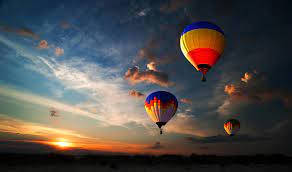
//> input picture HuffmanTestDaniel (copy)/ImgPrueba3.jpeg, 292 x 172 px
$ ./main   (built with g++ and OpenCV 4)
//> lines starting //> are read from the running program, lines starting //| are printed output that depends on the picture
### HuffmanTestDaniel (copy)/string2imgTraductor.h
//
// Created by dlurena24 on 24/11/21.
//

#ifndef HUFFMANTEST_STRING2IMGTRADUCTOR_H
#define HUFFMANTEST_STRING2IMGTRADUCTOR_H

#include <string>


class string2imgTraductor {
public:
    void traslateBack(char inStr);
    int getB();
    int getG();
    int getR();
};


#endif //HUFFMANTEST_STRING2IMGTRADUCTOR_H

### HuffmanTestDaniel (copy)/img2stringTraductor.h
//
// Created by dlurena24 on 21/11/21.
//

#ifndef HUFFMANTEST_IMG2STRINGTRADUCTOR_H
#define HUFFMANTEST_IMG2STRINGTRADUCTOR_H

#include <string>

class img2stringTraductor {
public:
    std::string Traslate(int b, int g, int r);
};


#endif //HUFFMANTEST_IMG2STRINGTRADUCTOR_H

### HuffmanTestDaniel (copy)/HuffEncoder.h
//
// Created by dlurena24 on 21/11/21.
//

#pragma once

#include <string>
#include <queue>
#include <unordered_map>

class HuffEncoder {
    public:
//    std::string g = "1";
    struct Node {
        char ch;
        int freq;
        Node *left, *right;
    };
    Node* getNode(char ch, int freq, Node* left, Node* right){
    Node* node = new Node();

    node->ch = ch;
    node->freq = freq;
    node->left = left;
    node->right = right;

    return node;
    }
    Node* root;
    Node* getRoot(){
        return root;
    };


    struct comp{
        bool operator()(Node* l, Node* r)
        {
            // highest priority item has lowest frequency
            return l->freq > r->freq;
        }
    };

    void encode (Node* root, std::string str, std::unordered_map<char, std::string> &huffmanCode);
    void decode(Node* root, int &index, std::string str);
    std::string getG();
    std::string buildHuffmanTree(std::string text);

};

### HuffmanTestDaniel (copy)/string2imgTraductor.cpp
//
// Created by dlurena24 on 24/11/21.
//

#include "string2imgTraductor.h"
#include <iostream>

using namespace std;

int colorsBGR[3];

void string2imgTraductor::traslateBack(char inStr){

    if(inStr == 'A'){
        colorsBGR[0] = 0;
        colorsBGR[1] = 0;
        colorsBGR[2] = 0;
    }
    if(inStr == 'B'){
        colorsBGR[0] = 0;
        colorsBGR[1] = 0;
        colorsBGR[2] = 64;
    }
    if(inStr == 'C'){
        colorsBGR[0] = 0;
        colorsBGR[1] = 0;
        colorsBGR[2] = 255;
    }
    if(inStr == 'D'){
        colorsBGR[0] = 0;
        colorsBGR[1] = 64;
        colorsBGR[2] = 0;
    }
    if(inStr == 'E'){
        colorsBGR[0] = 0;
        colorsBGR[1] = 64;
        colorsBGR[2] = 64;
    }
    if(inStr == 'F'){
        colorsBGR[0] = 0;
        colorsBGR[1] = 64;
        colorsBGR[2] = 255;
    }
    if(inStr == 'G'){
        colorsBGR[0] = 0;
        colorsBGR[1] = 255;
        colorsBGR[2] = 0;
    }
    if(inStr == 'H'){
        colorsBGR[0] = 0;
        colorsBGR[1] = 255;
        colorsBGR[2] = 64;
    }
    if(inStr == 'I'){
        colorsBGR[0] = 0;
        colorsBGR[1] = 255;
        colorsBGR[2] = 255;
    }
    if(inStr == 'J'){
        colorsBGR[0] = 64;
        colorsBGR[1] = 0;
        colorsBGR[2] = 0;
    }
    if(inStr == 'K'){
        colorsBGR[0] = 64;
        colorsBGR[1] = 0;
        colorsBGR[2] = 64;
    }
    if(inStr == 'L'){
        colorsBGR[0] = 64;
        colorsBGR[1] = 0;
        colorsBGR[2] = 255;
    }
    if(inStr == 'M'){
        colorsBGR[0] = 64;
        colorsBGR[1] = 64;
        colorsBGR[2] = 0;
    }
    if(inStr == 'N'){
        colorsBGR[0] = 64;
        colorsBGR[1] = 64;
        colorsBGR[2] = 64;
    }
    if(inStr == '.'){
        colorsBGR[0] = 64;
        colorsBGR[1] = 64;
        colorsBGR[2] = 255;
    }
    if(inStr == 'O'){
        colorsBGR[0] = 64;
        colorsBGR[1] = 255;
        colorsBGR[2] = 0;
    }
    if(inStr == 'P'){
        colorsBGR[0] = 64;
        colorsBGR[1] = 255;
        colorsBGR[2] = 64;
    }
    if(inStr == 'Q'){
        colorsBGR[0] = 64;
        colorsBGR[1] = 255;
        colorsBGR[2] = 255;
    }
    if(inStr == 'R'){
        colorsBGR[0] = 255;
        colorsBGR[1] = 0;
        colorsBGR[2] = 0;
    }
    if(inStr == 'S'){
        colorsBGR[0] = 255;
        colorsBGR[1] = 0;
        colorsBGR[2] = 64;
    }
    if(inStr == 'T'){
        colorsBGR[0] = 255;
        colorsBGR[1] = 0;
        colorsBGR[2] = 255;
    }
    if(inStr == 'U'){
        colorsBGR[0] = 255;
        colorsBGR[1] = 64;
        colorsBGR[2] = 0;
    }
    if(inStr == 'V'){
        colorsBGR[0] = 255;
        colorsBGR[1] = 64;
        colorsBGR[2] = 64;
    }
    if(inStr == 'W'){
        colorsBGR[0] = 255;
        colorsBGR[1] = 64;
        colorsBGR[2] = 255;
    }
    if(inStr == 'X'){
        colorsBGR[0] = 255;
        colorsBGR[1] = 255;
        colorsBGR[2] = 0;
    }
    if(inStr == 'Y'){
        colorsBGR[0] = 255;
        colorsBGR[1] = 255;
        colorsBGR[2] = 64;
    }
    if(inStr == 'Z'){
        colorsBGR[0] = 255;
        colorsBGR[1] = 255;
        colorsBGR[2] = 255;
    }
}

int string2imgTraductor::getB(){
    return colorsBGR[0];
}

int string2imgTraductor::getG(){
    return colorsBGR[1];
}
int string2imgTraductor::getR(){
    return colorsBGR[2];
}

### HuffmanTestDaniel (copy)/img2stringTraductor.cpp
//
// Created by dlurena24 on 21/11/21.
//

#include "img2stringTraductor.h"


using namespace std;

string img2stringTraductor::Traslate(int b, int g, int r){
    string colorString;
    if (b == 0){
        if(g == 0){
            if(r == 0){
                colorString = "A";
                return colorString;
            }
            if(r == 64){
                colorString = "B";
                return colorString;
            }
            if(r == 255){
                colorString = "C";
                return colorString;
            }
        }
        if(g == 64){
            if(r == 0){
                colorString = "D";
                return colorString;
            }
            if(r == 64){
                colorString = "E";
                return colorString;
            }
            if(r == 255){
                colorString = "F";
                return colorString;
            }
        }
        if(g == 255){
            if(r == 0){
                colorString = "G";
                return colorString;
            }
            if(r == 64){
                colorString = "H";
                return colorString;
            }
            if(r == 255){
                colorString = "I";
                return colorString;
            }
        }
    }
    if (b == 64){
        if(g == 0){
            if(r == 0){
                colorString = "J";
                return colorString;
            }
            if(r == 64){
                colorString = "K";
                return colorString;
            }
            if(r == 255){
                colorString = "L";
                return colorString;
            }
        }
        if(g == 64){
            if(r == 0){
                colorString = "M";
                return colorString;
            }
            if(r == 64){
                colorString = "N";
                return colorString;
            }
            if(r == 255){
                colorString = ".";
                return colorString;
            }
        }
        if(g == 255){
            if(r == 0){
                colorString = "O";
                return colorString;
            }
            if(r == 64){
                colorString = "P";
                return colorString;
            }
            if(r == 255){
                colorString = "Q";
                return colorString;
            }
        }
    }
    if (b == 255){
        if(g == 0){
            if(r == 0){
                colorString = "R";
                return colorString;
            }
            if(r == 64){
                colorString = "S";
                return colorString;
            }
            if(r == 255){
                colorString = "T";
                return colorString;
            }
        }
        if(g == 64){
            if(r == 0){
                colorString = "U";
                return colorString;
            }
            if(r == 64){
                colorString = "V";
                return colorString;
            }
            if(r == 255){
                colorString = "W";
                return colorString;
            }
        }
        if(g == 255){
            if(r == 0){
                colorString = "X";
                return colorString;
            }
            if(r == 64){
                colorString = "Y";
                return colorString;
            }
            if(r == 255){
                colorString = "Z";
                return colorString;
            }
        }
    }
}

### HuffmanTestDaniel (copy)/HuffEncoder.cpp
//
// Created by dlurena24 on 21/11/21.
//

#include "HuffEncoder.h"
#include <iostream>
#include <bits/stdc++.h>
using namespace std;

void HuffEncoder::encode(Node* root, string str, unordered_map<char, string> &huffmanCode)
{
    if (root == nullptr)
        return;

    // found a leaf node
    if (!root->left && !root->right) {
        huffmanCode[root->ch] = str;
    }

    encode(root->left, str + "0", huffmanCode);
    encode(root->right, str + "1", huffmanCode);
}
string g;
//------------------------------------------------------------------------------------------------------------------------
void  HuffEncoder::decode(Node* root, int &index, string str){

////    cout << "bruh\n";
    if (root == nullptr) {
         return;
    }

    // found a leaf node
    if (!root->left && !root->right)
    {
        char f = root->ch;
        g.push_back(f);
//        cout << g << "\n";
        return;
    }

    index++;

    if (str[index] =='0')
        decode(root->left, index, str);
    else
        decode(root->right, index, str);
}

string HuffEncoder::getG(){
    return g;
}
//---------------------------------------------------------------------------------------------------------------
string HuffEncoder::buildHuffmanTree(string text)
{
    // count frequency of appearance of each character
    // and store it in a map
    unordered_map<char, int> freq;
    for (char ch: text) {
        freq[ch]++;
    }

    // Create a priority queue to store live nodes of
    // Huffman tree;
    priority_queue<Node*, vector<Node*>, comp> pq;

    // Create a leaf node for each character and add it
    // to the priority queue.
    for (auto pair: freq) {
        pq.push(getNode(pair.first, pair.second, nullptr, nullptr));
    }

    // do till there is more than one node in the queue
    while (pq.size() != 1)
    {
        // Remove the two nodes of highest priority
        // (lowest frequency) from the queue
        Node *left = pq.top();
        pq.pop();
        Node *right = pq.top();
        pq.pop();

        // Create a new internal node with these two nodes
        // as children and with frequency equal to the sum
        // of the two nodes' frequencies. Add the new node
        // to the priority queue.
        int sum = left->freq + right->freq;
        pq.push(getNode('\0', sum, left, right));
    }


    // root stores pointer to root of Huffman Tree
//    map<int, priority_queue<Node*, vector<Node*>, comp>> m;
//    m.insert(make_pair(1, pq));
//    priority_queue<Node*, vector<Node*>, comp> ffs = m[1];


    root = pq.top();

    // traverse the Huffman Tree and store Huffman Codes
    // in a map. Also prints them
    unordered_map<char, string> huffmanCode;
    encode(root, "", huffmanCode);


//    cout << "Huffman Codes are :\n" << '\n';
//    for (auto pair: huffmanCode) {
//        cout << pair.first << " " << pair.second << '\n';
//    }
//    cout << "\nOriginal string was :\n" << text << '\n';

    // print encoded string
    string binCode;
    for (char ch: text) {
        binCode += huffmanCode[ch];
    }

//    cout << "\nEncoded string is :\n" << binCode << '\n';

//----------------------------------------------------------------------------------------------------------------------
    // traverse the Huffman Tree again and this time
    // decode the encoded string
//    int index = -1;
//    cout << "\nDecoded string is: \n";
//    while (index < (int)binCode.size() - 2) {
//        decode(getRoot(), index, binCode);
//    }
    return binCode;
}

### HuffmanTestDaniel (copy)/main.cpp
#include <iostream>
#include <string>
#include <queue>
#include <unordered_map>
#include "HuffEncoder.h"
#include <opencv2/opencv.hpp>
#include "opencv2/core/core.hpp"
#include "opencv2/highgui/highgui.hpp"
#include "opencv2/imgproc/imgproc.hpp"
#include "img2stringTraductor.h"
#include "string2imgTraductor.h"


using namespace std;
using namespace cv;

inline uchar reduceBGR(const uchar val)
{
    if (val < 64) return 0;
    if (val < 128) return 64;
    return 255;
}

void processColors(Mat& img)
{
    uchar* pixelPtr = img.data;
    for (int i = 0; i < img.rows; i++)
    {
        for (int j = 0; j < img.cols; j++)
        {
            const int pi = i*img.cols*3 + j*3;
            pixelPtr[pi + 0] = reduceBGR(pixelPtr[pi + 0]); // B
            pixelPtr[pi + 1] = reduceBGR(pixelPtr[pi + 1]); // G
            pixelPtr[pi + 2] = reduceBGR(pixelPtr[pi + 2]); // R
        }
    }
}

void toDecode(HuffEncoder inhuff, string inbinEncoded) {
//    string fromBin;
    int index = -1;
    while (index < (int) inbinEncoded.size() - 1) {
        inhuff.decode(inhuff.getRoot(), index, inbinEncoded);
    }
}

void division(string num, int pdd, int img)
{
    fstream myFile;
    string lista[3];
    array<string, 3> discos;
    int i = 0;
    int largo = num.length();
    largo = largo/3;
    if(pdd==0)
    {
        discos = {"1", "2", "3"};
    }
    if(pdd==1)
    {
        discos = {"0", "2", "3"};
    }
    if(pdd==2)
    {
        discos = {"0", "1", "3"};
    }
    if(pdd==3)
    {
        discos = {"0", "1", "2"};
    }
    while(!num.empty())
    {
        while(i!=3)
        {
            lista[i] = num.substr(0, largo);
            num = num.substr(largo, num.length());
            i++;
        }
    }
    for(int s = 0; s<3; s++)
    {
        myFile.open("../RAID/Disk"+discos[s]+"/Imagen"+ to_string(img)+".txt", ios::out);
        if(myFile.is_open()){
            myFile<<lista[s];
            myFile.close();
        }
    }
}

void paridad(int pdd, int img)
{
    int j = 0;
    int k = 0;
    fstream myFile;
    string paridad;
    array<string, 3> discos;
    int larg;
    string A0, A1, A2;
    if(pdd==0)
    {
        discos = {"1", "2", "3"};
    }
    if(pdd==1)
    {
        discos = {"0", "2", "3"};
    }
    if(pdd==2)
    {
        discos = {"0", "1", "3"};
    }
    if(pdd==3)
    {
        discos = {"0", "1", "2"};
    }
    while(k!=3)
    {
        myFile.open("../RAID/Disk"+discos[k]+"/Imagen"+ to_string(img)+".txt", ios::in);
        if(k == 0)
        {
            getline(myFile, A0);
            larg = A0.length();
        }
        if(k == 1)
        {
            getline(myFile, A1);
        }
        if(k == 2)
        {
            getline(myFile, A2);
        }
        k++;
        myFile.close();
    }
    while(j!=larg)
    {
        if(A0[j] == '0' && A1[j] == '0' && A2[j] == '0')
        {
            paridad.append("0");
            j++;
            continue;
        }
        if(A0[j] == '0' && A1[j] == '1' && A2[j] == '0')
        {
            paridad.append("1");
            j++;
            continue;
        }
        if(A0[j] == '0' && A1[j] == '0' && A2[j] == '1')
        {
            paridad.append("1");
            j++;
            continue;
        }
        if(A0[j] == '0' && A1[j] == '1' && A2[j] == '1')
        {
            paridad.append("0");
            j++;
            continue;
        }
        if(A0[j] == '1' && A1[j] == '0' && A2[j] == '0')
        {
            paridad.append("1");
            j++;
            continue;
        }
        if(A0[j] == '1' && A1[j] == '0' && A2[j] == '1')
        {
            paridad.append("0");
            j++;
            continue;
        }
        if(A0[j] == '1' && A1[j] == '1' && A2[j] == '0')
        {
            paridad.append("0");
            j++;
            continue;
        }
        if(A0[j] == '1' && A1[j] == '1' && A2[j] == '1')
        {
            paridad.append("1");
            j++;
            continue;
        }
        else
        {
            paridad.append("a");
            j++;
            continue;
        }
    }
    myFile.open("../RAID/Disk"+ to_string(pdd)+"/Paridad"+ to_string(img)+".txt", ios::out);
    if(myFile.is_open()){
        myFile<<paridad;
        myFile.close();
    }
}

string filesImg(int pdd, int img)
{
    fstream myFile;
    int k = 0;
    array<string, 3> discos;
    string file, bina;
    if(pdd==0)
    {
        discos = {"1", "2", "3"};
    }
    if(pdd==1)
    {
        discos = {"0", "2", "3"};
    }
    if(pdd==2)
    {
        discos = {"0", "1", "3"};
    }
    if(pdd==3)
    {
        discos = {"0", "1", "2"};
    }
    while(k!=3) {
        myFile.open("../RAID/Disk" + discos[k] + "/Imagen" + to_string(img) + ".txt", ios::in);
        getline(myFile, file);
        bina += file;
        myFile.close();
        k++;
    }
    return bina;
}

int main() {
    Mat img;
    string imgStr, incomStr;
    img2stringTraductor trad;
    img = imread("../ImgPrueba3.jpeg", IMREAD_COLOR);
//> img is the input picture: 172 rows x 292 cols, CV_8UC3; mean B, G, R 75.6, 76.7, 79.6

    // Procesar imagen
    processColors(img);
//> after the loop in processColors, `for (int i = 0; i < img.rows; i++)`:
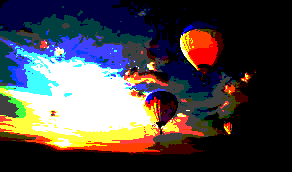
//> img: 172 rows x 292 cols, CV_8UC3; mean B, G, R 72.2, 70.4, 74.6

    imshow("Image", img);
    waitKey(0);

    int irows = img.rows;
//> irows = 172
    int icols = img.cols;
//> icols = 292

    for (int i = 0; i < irows; i++) {
        for (int j = 0; j < icols; j++) {
            Vec3b pixColor = img.at<Vec3b>(i, j);
            int blue = pixColor.val[0];
            int green = pixColor.val[1];
            int red = pixColor.val[2];

            incomStr = trad.Traslate(blue, green, red);
            imgStr += incomStr;
        }
    }

    cout << imgStr << endl;
//> (printed output is left out)

//    ------------------------------------------
    HuffEncoder huff;

/// A RAIDS
/// Jose, binEncoded es el binario que va hacia las RAIDS
    string binEncoded = huff.buildHuffmanTree(imgStr);
//> the loop in buildHuffmanTree, `for (char ch: text)` made 50224 passes
//> ch on passes 1 to 3: 'A', 'A', 'A'
//> after the loop in buildHuffmanTree, `for (char ch: text)`: freq = 23 items
//> the loop in buildHuffmanTree, `for (auto pair: freq)` made 23 passes
//> (pair, node->ch in getNode, node->freq in getNode) on passes 1 to 12: ((84, 2), 'T', 2), ((83, 4), 'S', 4), ((76, 10), 'L', 10), ((80, 218), 'P', 218), ((68, 74), 'D', 74), ((89, 1220), 'Y', 1220), ((67, 595), 'C', 595), ((90, 6755), 'Z', 6755), ((87, 24), 'W', 24), ((73, 286), 'I', 286), ((65, 19891), 'A', 19891), ((78, 3042), 'N', 3042)
//> the loop in buildHuffmanTree, `while (pq.size() != 1)` made 22 passes
//> (sum, node->freq in getNode) on passes 1 to 12: (6, 6), (16, 16), (40, 40), (94, 94), (168, 168), (321, 321), (504, 504), (627, 627), (1099, 1099), (1475, 1475), (2055, 2055), (2541, 2541)
//> the loop in buildHuffmanTree, `for (char ch: text)` made 50224 passes

    while(binEncoded.length()%3!=0)
    {
        binEncoded = binEncoded + 'a';
    }
//> this loop made 0 passes
    int pdd = 3;
    int numI = 1;
    division(binEncoded, pdd, numI);
//> in division, `int largo = num.length();`: largo = 155637
//> in division, `largo = largo/3;`: largo = 51879
//> the loop in division, `while(!num.empty())` made 1 pass
//> i on pass 1: 3
//> after the loop in division, `while(!num.empty())`: lista = 3 items; num = ""; i = 3
    paridad(pdd, numI);

/// Desde RAIDS
/// Inicia la decodificación

//  Cambiar con la integración
    string incomBinEncoded;
    incomBinEncoded = filesImg(pdd, numI);

//  Decodificar
//    string fromBin;
//    int index = -1;
//    while (index < (int) binEncoded.size() - 2) {
//        huff.decode(huff.getRoot(), index, binEncoded);
//    }

    toDecode(huff, incomBinEncoded);
//> the loop in toDecode, `while (index < (int) inbinEncoded.size() - 1)` made 50224 passes
//> (index in decode, index in decode (second call), index) on passes 9 to 11: (8, 9, 11), (12, 13, 15), (16, 17, 19)

//  String Recibido del decodificador

    string fromBin;
    fromBin = huff.getG();
    cout << fromBin << "\n";
//> (printed output is left out)

//    ------------------------------------------Opencv Out
    Mat retImg(irows, icols, CV_8UC3, Scalar(0, 0, 0));
    string2imgTraductor tradOut;

    string toColorStr = fromBin;

    for (int i = 0; i < irows; i++)
    {
        for (int j = 0; j < icols; j++)
        {
            char evalLetter = toColorStr[0];
            tradOut.traslateBack(evalLetter);
            Vec3b & color = retImg.at<Vec3b>(i,j);

            color[0] = tradOut.getB();
            color[1] = tradOut.getG();
            color[2] = tradOut.getR();

            toColorStr.erase(0,1);
        }
    }

    imwrite("../bruhhhh.png", retImg);
    imshow("Image",retImg);
    waitKey(0);

    return 0;
}
